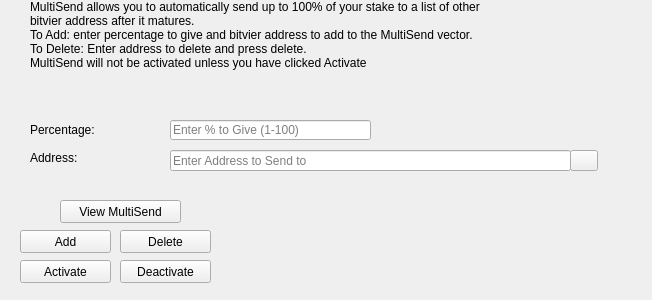
<?xml version="1.0" encoding="UTF-8"?>
<ui version="4.0">
 <class>MultiSendDialog</class>
 <widget class="QWidget" name="MultiSendDialog">
  <property name="windowModality">
   <enum>Qt::NonModal</enum>
  </property>
  <property name="geometry">
   <rect>
    <x>0</x>
    <y>0</y>
    <width>652</width>
    <height>300</height>
   </rect>
  </property>
  <property name="windowTitle">
   <string>MultiSend</string>
  </property>
  <widget class="QLineEdit" name="multiSendPercentEdit">
   <property name="geometry">
    <rect>
     <x>170</x>
     <y>120</y>
     <width>201</width>
     <height>20</height>
    </rect>
   </property>
   <property name="toolTip">
    <string>Enter whole numbers 1 - 100</string>
   </property>
   <property name="placeholderText">
    <string>Enter % to Give (1-100)</string>
   </property>
  </widget>
  <widget class="QLineEdit" name="multiSendAddressEdit">
   <property name="geometry">
    <rect>
     <x>170</x>
     <y>150</y>
     <width>401</width>
     <height>21</height>
    </rect>
   </property>
   <property name="toolTip">
    <string/>
   </property>
   <property name="placeholderText">
    <string>Enter Address to Send to</string>
   </property>
  </widget>
  <widget class="QLabel" name="label_2">
   <property name="geometry">
    <rect>
     <x>30</x>
     <y>0</y>
     <width>451</width>
     <height>121</height>
    </rect>
   </property>
   <property name="lineWidth">
    <number>1</number>
   </property>
   <property name="text">
    <string>MultiSend allows you to automatically send up to 100% of your stake to a list of other bitvier address after it matures.
To Add: enter percentage to give and bitvier address to add to the MultiSend vector. 
To Delete: Enter address to delete and press delete.
MultiSend will not be activated unless you have clicked Activate</string>
   </property>
   <property name="alignment">
    <set>Qt::AlignLeading|Qt::AlignLeft|Qt::AlignTop</set>
   </property>
   <property name="wordWrap">
    <bool>true</bool>
   </property>
  </widget>
  <widget class="QLabel" name="message">
   <property name="geometry">
    <rect>
     <x>240</x>
     <y>200</y>
     <width>381</width>
     <height>91</height>
    </rect>
   </property>
   <property name="text">
    <string/>
   </property>
  </widget>
  <widget class="QPushButton" name="addButton">
   <property name="geometry">
    <rect>
     <x>20</x>
     <y>230</y>
     <width>91</width>
     <height>23</height>
    </rect>
   </property>
   <property name="toolTip">
    <string/>
   </property>
   <property name="statusTip">
    <string>Add to MultiSend Vector</string>
   </property>
   <property name="text">
    <string>Add</string>
   </property>
  </widget>
  <widget class="QPushButton" name="disableButton">
   <property name="geometry">
    <rect>
     <x>120</x>
     <y>260</y>
     <width>91</width>
     <height>23</height>
    </rect>
   </property>
   <property name="statusTip">
    <string>Deactivate MultiSend</string>
   </property>
   <property name="text">
    <string>Deactivate</string>
   </property>
  </widget>
  <widget class="QPushButton" name="addressBookButton">
   <property name="geometry">
    <rect>
     <x>570</x>
     <y>150</y>
     <width>28</width>
     <height>21</height>
    </rect>
   </property>
   <property name="toolTip">
    <string>Choose an address from the address book</string>
   </property>
   <property name="text">
    <string/>
   </property>
   <property name="icon">
    <iconset resource="../bitcoin.qrc">
     <normaloff>:/icons/address-book</normaloff>:/icons/address-book</iconset>
   </property>
   <property name="shortcut">
    <string>Alt+A</string>
   </property>
   <property name="autoDefault">
    <bool>false</bool>
   </property>
  </widget>
  <widget class="QLabel" name="label">
   <property name="geometry">
    <rect>
     <x>30</x>
     <y>120</y>
     <width>121</width>
     <height>20</height>
    </rect>
   </property>
   <property name="toolTip">
    <string>Percentage of stake to send</string>
   </property>
   <property name="text">
    <string>Percentage:</string>
   </property>
  </widget>
  <widget class="QLabel" name="label_5">
   <property name="geometry">
    <rect>
     <x>30</x>
     <y>150</y>
     <width>111</width>
     <height>16</height>
    </rect>
   </property>
   <property name="toolTip">
    <string>Address to send portion of stake to</string>
   </property>
   <property name="text">
    <string>Address:</string>
   </property>
  </widget>
  <widget class="QPushButton" name="deleteButton">
   <property name="geometry">
    <rect>
     <x>120</x>
     <y>230</y>
     <width>91</width>
     <height>23</height>
    </rect>
   </property>
   <property name="toolTip">
    <string/>
   </property>
   <property name="statusTip">
    <string>Delete Address From MultiSend Vector</string>
   </property>
   <property name="text">
    <string>Delete</string>
   </property>
  </widget>
  <widget class="QPushButton" name="activateButton">
   <property name="geometry">
    <rect>
     <x>20</x>
     <y>260</y>
     <width>91</width>
     <height>23</height>
    </rect>
   </property>
   <property name="statusTip">
    <string>Activate MultiSend</string>
   </property>
   <property name="text">
    <string>Activate</string>
   </property>
  </widget>
  <widget class="QPushButton" name="viewButton">
   <property name="geometry">
    <rect>
     <x>60</x>
     <y>200</y>
     <width>121</width>
     <height>23</height>
    </rect>
   </property>
   <property name="toolTip">
    <string/>
   </property>
   <property name="statusTip">
    <string>View MultiSend Vector</string>
   </property>
   <property name="text">
    <string>View MultiSend</string>
   </property>
  </widget>
 </widget>
 <resources>
  <include location="../bitcoin.qrc"/>
 </resources>
 <connections/>
</ui>
